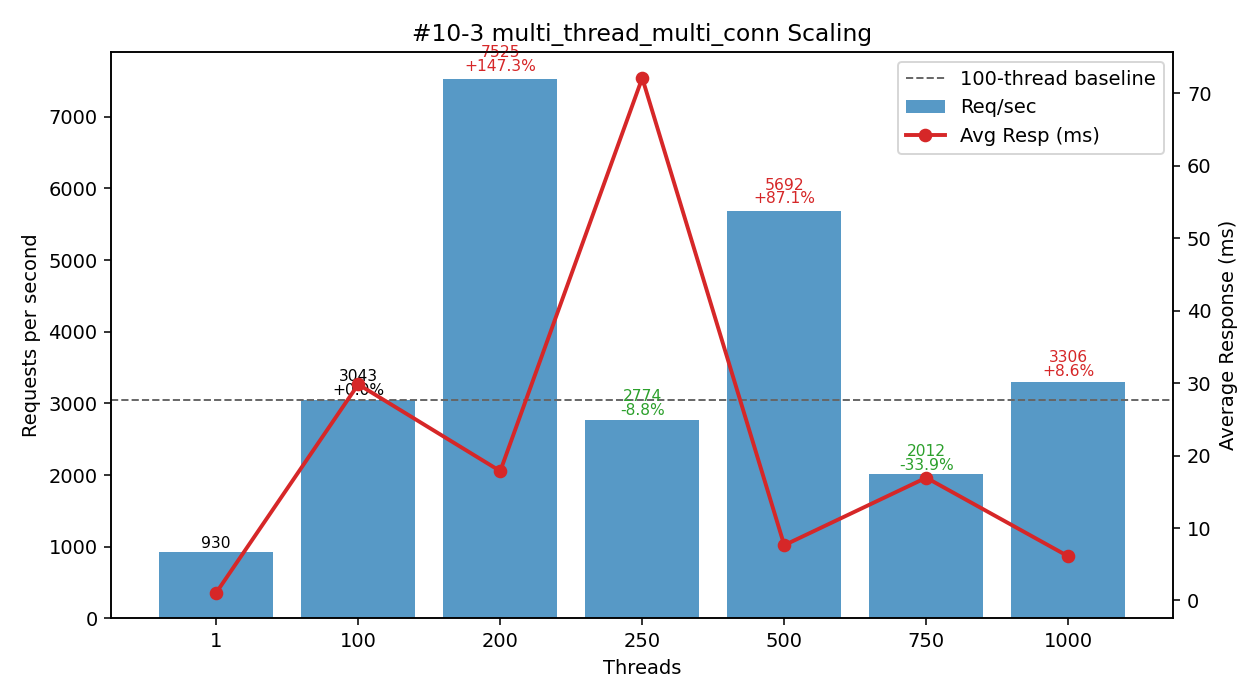

This figure's Python source:
#!/usr/bin/env python3
"""
Plot multi_thread_multi_conn performance (#10-3 TiDB GCP Simultaneous Execution Off-Peak dataset) - Threads vs Req/sec and Avg Latency.

Template preserved:
 - DATA constant (threads, req_per_sec, avg_resp_ms, total_time_s)
 - ASCII table: Threads | Req/sec | Avg_ms | Req/sec/Thread | ΔRPS_vs100%
 - 100-thread baseline (deltas & dashed line)
 - Dual-axis matplotlib (bars=RPS, line=latency) with per-bar annotation (RPS + Δ%)
 - Scaling & observations section

Output: #10-3.png
"""

# (threads, req_per_sec, avg_resp_ms, total_time_s)
DATA = [
    (1,    930.33,   1.074, 10.749),
    (100, 3043.21,  29.832,  3.286),
    (200, 7524.84,  17.852,  1.329),
    (250, 2774.40,  72.116,  3.604),
    (500, 5692.38,   7.627,  1.757),
    (750, 2011.61,  16.945,  4.971),
    (1000,3306.10,   6.091,  3.025),
]

PNG_NAME = "#10-3.png"


def analyze(data):
    peak = max(data, key=lambda r: r[1])
    efficiencies = [(t, rps / t) for t, rps, *_ in data if t > 1]
    best_eff = max(efficiencies, key=lambda x: x[1]) if efficiencies else None
    base100 = next((r for r in data if r[0] == 100), None)
    scaling = []
    if base100:
        base_rps = base100[1]
        for t, rps, *_ in data:
            if t >= 100:
                scaling.append((t, rps / base_rps))
    return {"peak": peak, "best_eff": best_eff, "scaling": scaling}


def ascii_table(data):
    base = next((r[1] for r in data if r[0] == 100), None)
    headers = ["Threads", "Req/sec", "Avg_ms", "Req/sec/Thread", "ΔRPS_vs100%"]
    rows = []
    for t, rps, avg_ms, _ in data:
        eff = rps / t
        delta_pct = (rps - base) / base * 100.0 if base and t != 100 else 0.0
        rows.append((t, rps, avg_ms, eff, delta_pct))
    col_widths = []
    for i, h in enumerate(headers):
        max_content = max(len(f"{row[i]:.2f}" if isinstance(row[i], float) else str(row[i])) for row in rows)
        col_widths.append(max(len(h), max_content))

    def fmt(val, i):
        return (f"{val:.2f}" if isinstance(val, float) else str(val)).rjust(col_widths[i])

    lines = [
        " | ".join(headers[i].ljust(col_widths[i]) for i in range(len(headers))),
        "-+-".join('-'*w for w in col_widths)
    ]
    for row in rows:
        lines.append(" | ".join(fmt(row[i], i) for i in range(len(headers))))
    return "\n".join(lines)


def make_plot(data):
    try:
        import matplotlib.pyplot as plt
    except Exception:  # pragma: no cover
        print("[WARN] matplotlib not available, skipping PNG generation.")
        print("Install with: pip install matplotlib")
        return False

    threads = [r[0] for r in data]
    rps = [r[1] for r in data]
    avg_ms = [r[2] for r in data]

    fig, ax1 = plt.subplots(figsize=(9, 5))
    bars = ax1.bar([str(t) for t in threads], rps, color="#1f77b4", alpha=0.75, label="Req/sec")
    ax1.set_xlabel("Threads")
    ax1.set_ylabel("Requests per second")
    ax1.set_title("#10-3 multi_thread_multi_conn Scaling")

    ax2 = ax1.twinx()
    ax2.plot([str(t) for t in threads], avg_ms, color="#d62728", marker="o", linewidth=2, label="Avg Resp (ms)")
    ax2.set_ylabel("Average Response (ms)")

    base_rps = next((r[1] for r in data if r[0] == 100), None)
    if base_rps:
        ax1.axhline(base_rps, color='#666', linestyle='--', linewidth=1, label='100-thread baseline')

    for b, (t, val) in zip(bars, [(r[0], r[1]) for r in data]):
        if base_rps and t >= 100:
            delta_pct = (val - base_rps) / base_rps * 100.0
            delta_str = f"{delta_pct:+.1f}%" if t != 100 else "+0.0%"
            color = '#000' if t == 100 else ('#d62728' if delta_pct > 0 else '#2ca02c')
            ax1.text(b.get_x()+b.get_width()/2, b.get_height()*1.01,
                     f"{val:.0f}\n{delta_str}", ha='center', va='bottom', fontsize=8, color=color, linespacing=0.9)
        else:
            ax1.text(b.get_x()+b.get_width()/2, b.get_height()*1.01,
                     f"{val:.0f}", ha='center', va='bottom', fontsize=8)

    lines, labels = [], []
    for ax in (ax1, ax2):
        L = ax.get_legend_handles_labels()
        lines.extend(L[0]); labels.extend(L[1])
    ax1.legend(lines, labels, loc='upper right')

    fig.tight_layout()
    fig.savefig(PNG_NAME, dpi=140)
    print(f"[OK] Saved plot -> {PNG_NAME}")
    return True


def main():
    print("#10-3 multi_thread_multi_conn dataset:")
    print(ascii_table(DATA))
    results = analyze(DATA)
    peak_threads, peak_rps, peak_avg, _ = results["peak"]
    print(f"\nPeak throughput at {peak_threads} threads: {peak_rps:.2f} req/sec (avg {peak_avg:.3f} ms)")
    if results["best_eff"]:
        t, eff = results["best_eff"]
        print(f"Best per-thread efficiency (t>1) at {t} threads: {eff:.2f} req/sec/thread")
    if results["scaling"]:
        print("\nScaling vs 100-thread baseline (>=100 threads):")
        for t, ratio in results["scaling"]:
            pct = (ratio - 1) * 100
            sign = "+" if pct >= 0 else ""
            print(f"  {t:>4} threads: {ratio*100:5.1f}% of baseline ({sign}{pct:.2f}%)")

    base_rps = next((r[1] for r in DATA if r[0] == 100), None)
    print("\nObservations:")
    print(" - Peak throughput at 200 threads: 7524.84 req/sec (+147.3% vs 100T 3043.21) with LOWER latency 17.852 ms (-40.1% vs 29.832 ms) — strong super-linear scaling")
    print(" - 500T delivers 5692.38 req/sec (+87.0%) with dramatically lower latency 7.627 ms (-74.4%) vs baseline — indicates high concurrency improving pipeline & batching")
    print(" - 250T regression: 2774.40 req/sec (-8.8%) and latency spike 72.116 ms (+141.7%) — contention threshold")
    print(" - 750T collapse: 2011.61 req/sec (-33.9%) latency 16.945 ms (-43.2% vs baseline) suggesting oversubscription limiting completions")
    print(" - 1000T partial recovery: 3306.10 req/sec (+8.7%) with best latency 6.091 ms (-79.6%) but poor efficiency")
    print(" - Per-thread efficiency: 30.43 (100T) → 37.62 (200T peak) → 11.10 (250T) → 11.38 (500T) → 2.68 (750T) → 3.31 (1000T)")
    print(" - Latency non-monotonic: improves sharply at 200T & 500T, spikes at 250T, recovers again at 750–1000T — suggests periodic queue bursts / resource threshold crossings")
    print(" - Single-thread to 100T scaling: +227% throughput (930.33 → 3043.21) at cost of ~27.8x latency (1.074 → 29.832 ms)")
    print(" - Recommendation: operate near 200T for peak throughput & better latency, or 500T if optimizing for low latency with still high throughput. Avoid 250T (instability) and ≥750T (efficiency collapse); investigate 250T spike (lock contention, GC, scheduling, network buffers).")
    make_plot(DATA)


if __name__ == "__main__":
    main()
